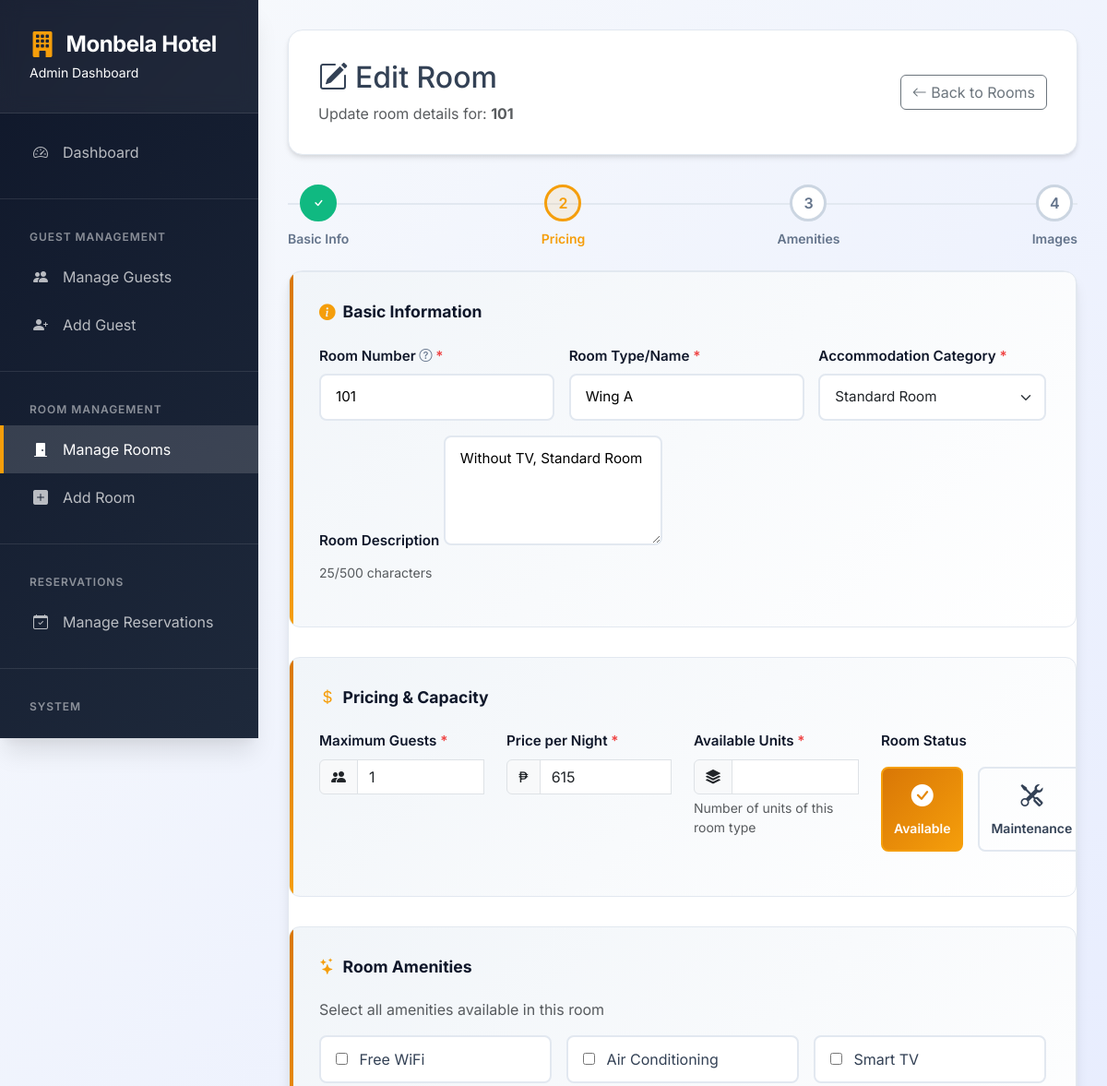
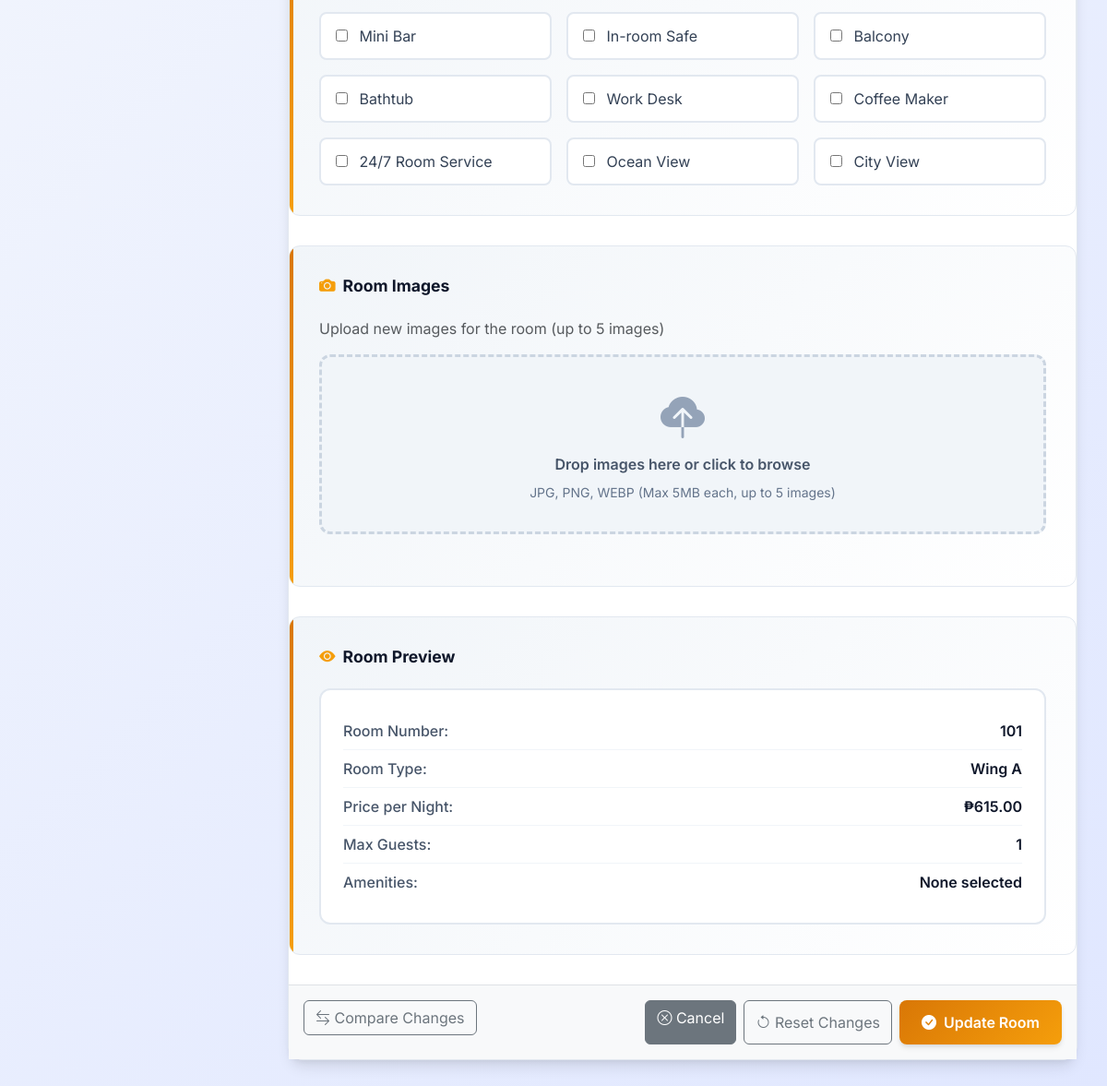
The page /admin/room/edit_room.php?id=11 (signed in) on the database its author committed (2 pictures, top to bottom).
### tables this page shows
CREATE TABLE `tblroom` (
    `ROOMID` INT NOT NULL AUTO_INCREMENT,
    `ROOMNUM` INT NOT NULL,
    `ACCOMID` INT NOT NULL,
    `ROOM` VARCHAR(30) NOT NULL,
    `ROOMDESC` VARCHAR(255) NOT NULL DEFAULT '',
    `NUMPERSON` INT NOT NULL DEFAULT 1,
    `PRICE` DOUBLE NOT NULL DEFAULT 0,
    `ROOMIMAGE` VARCHAR(255) NOT NULL DEFAULT '',
    PRIMARY KEY (`ROOMID`),
    KEY `ACCOMID` (`ACCOMID`),
    CONSTRAINT `tblroom_ibfk_1` FOREIGN KEY (`ACCOMID`) 
        REFERENCES `tblaccomodation` (`ACCOMID`) 
        ON DELETE RESTRICT ON UPDATE CASCADE
);

CREATE TABLE `tblaccomodation` (
    `ACCOMID` INT NOT NULL AUTO_INCREMENT,
    `ACCOMODATION` VARCHAR(30) NOT NULL,
    `ACCOMDESC` VARCHAR(90) NOT NULL,
    PRIMARY KEY (`ACCOMID`)
);

### admin/room/edit_room.php (the view, shortened to what the rows shown need)
<?php
$roomModel = new Room();
$accommodations = $roomModel->getAllAccommodations();
$roomId = $_GET['id'] ?? null;
$room = $roomModel->getRoomById($roomId);
$errors = [];
?>
<!DOCTYPE html>
<html lang="en">
<head>
    <link href="https://cdn.jsdelivr.net/npm/bootstrap@5.3.2/dist/css/bootstrap.min.css" rel="stylesheet">
    <link rel="stylesheet" href="https://cdn.jsdelivr.net/npm/bootstrap-icons@1.11.1/font/bootstrap-icons.css">
</head>
<body>
    <main class="main-content">
        <div class="page-header">
            <div class="d-flex justify-content-between align-items-center">
                <div>
                    <h2><i class="bi bi-pencil-square me-2"></i>Edit Room</h2>
                    <p class="mb-0 text-muted">Update room details for: <strong><?= htmlspecialchars($room['ROOMNUM']) ?></strong></p>
                </div>
            </div>
        </div>
        <form action="" method="POST" enctype="multipart/form-data" id="editRoomForm" novalidate>
            <div class="card-premium">
                <div class="card-body p-0">
                    <div class="form-section">
                        <div class="row">
                            <div class="col-md-4 mb-3">
                                <label for="ROOMNUM" class="form-label-premium required-field">
                                    Room Number
                                    <i class="bi bi-question-circle tooltip-icon" data-bs-toggle="tooltip" data-bs-placement="top" title="Unique identifier for the room"></i>
                                </label>
                                <input type="text"
                                       class="form-control-premium <?= isset($errors['ROOMNUM']) ? 'is-invalid' : '' ?>"
                                       id="ROOMNUM"
                                       name="ROOMNUM"
                                       value="<?= htmlspecialchars($room['ROOMNUM'] ?? '') ?>"
                                       placeholder="e.g., 101, A-205"
                                       required>
                            </div>
                            <div class="col-md-4 mb-3">
                                <label for="ROOM" class="form-label-premium required-field">Room Type/Name</label>
                                <input type="text"
                                       class="form-control-premium <?= isset($errors['ROOM']) ? 'is-invalid' : '' ?>"
                                       id="ROOM"
                                       name="ROOM"
                                       value="<?= htmlspecialchars($room['ROOM'] ?? '') ?>"
                                       placeholder="e.g., Deluxe Suite"
                                       required>
                            </div>
                            <div class="col-md-4 mb-3">
                                <label for="ACCOMID" class="form-label-premium required-field">Accommodation Category</label>
                                <select class="form-select <?= isset($errors['ACCOMID']) ? 'is-invalid' : '' ?>"
                                        id="ACCOMID"
                                        name="ACCOMID"
                                        required>
                                    <?php foreach ($accommodations as $accom): ?>
                                        <option value="<?= $accom['ACCOMID'] ?>"
                                                <?= ($room['ACCOMID'] == $accom['ACCOMID']) ? 'selected' : '' ?>>
                                            <?= htmlspecialchars($accom['ACCOMODATION']) ?>
                                        </option>
                                    <?php endforeach; ?>
                                </select>
                            </div>
                        </div>
                        <div class="mb-3">
                            <label for="ROOMDESC" class="form-label-premium">Room Description</label>
                            <textarea class="form-control-premium"
                                      id="ROOMDESC"
                                      name="ROOMDESC"
                                      rows="4"
                                      placeholder="Describe the room's features, view, special amenities..."><?= htmlspecialchars($room['ROOMDESC'] ?? '') ?></textarea>
                            <div class="form-text">
                                <span id="descCharCount"><?= strlen($room['ROOMDESC'] ?? '') ?></span>/500 characters
                            </div>
                        </div>
                    </div>
                    <div class="form-section">
                        <div class="row">
                            <div class="col-md-3 mb-3">
                                <div class="input-group">
                                    <span class="input-group-text"><i class="bi bi-people-fill"></i></span>
                                    <input type="number"
                                           class="form-control <?= isset($errors['NUMPERSON']) ? 'is-invalid' : '' ?>"
                                           id="NUMPERSON"
                                           name="NUMPERSON"
                                           value="<?= htmlspecialchars($room['NUMPERSON'] ?? '') ?>"
                                           min="1"
                                           max="10"
                                           required>
                                </div>
                            </div>
                            <div class="col-md-3 mb-3">
                                <div class="input-group">
                                    <span class="input-group-text">₱</span>
                                    <input type="number"
                                           class="form-control <?= isset($errors['PRICE']) ? 'is-invalid' : '' ?>"
                                           id="PRICE"
                                           name="PRICE"
                                           value="<?= htmlspecialchars($room['PRICE'] ?? '') ?>"
                                           min="0"
                                           step="0.01"
                                           placeholder="0.00"
                                           required>
                                </div>
                            </div>
                        </div>
                    </div>
                    <div class="form-section">
                        <div class="room-preview" id="roomPreview">
                            <div class="preview-item">
                                <span class="preview-label">Room Number:</span>
                                <span class="preview-value" id="previewRoomNum"><?= htmlspecialchars($room['ROOMNUM'] ?? '-') ?></span>
                            </div>
                            <div class="preview-item">
                                <span class="preview-label">Room Type:</span>
                                <span class="preview-value" id="previewRoomType"><?= htmlspecialchars($room['ROOM'] ?? '-') ?></span>
                            </div>
                            <div class="preview-item">
                                <span class="preview-label">Price per Night:</span>
                                <span class="preview-value" id="previewPrice">₱<?= number_format($room['PRICE'] ?? 0, 2) ?></span>
                            </div>
                            <div class="preview-item">
                                <span class="preview-label">Max Guests:</span>
                                <span class="preview-value" id="previewCapacity"><?= htmlspecialchars($room['NUMPERSON'] ?? '-') ?></span>
                            </div>
                        </div>
                    </div>
                </div>
            </div>
        </form>
    </main>
</body>
</html>

### rows shown on the page
tblroom: ROOMNUM "101", ROOM "Wing A", ACCOMID "Standard Room", ROOMDESC "Without TV, Standard Room", ROOMDESC "25", NUMPERSON "1", PRICE "615", PRICE "615.00"

### other values the page prints
$amenity "Free WiFi"
$amenity "Air Conditioning"
$amenity "Smart TV"
$amenity "Mini Bar"
$amenity "In-room Safe"
$amenity "Balcony"
$amenity "Bathtub"
$amenity "Work Desk"
$amenity "Coffee Maker"
$amenity "24/7 Room Service"
$amenity "Ocean View"
$amenity "City View"
